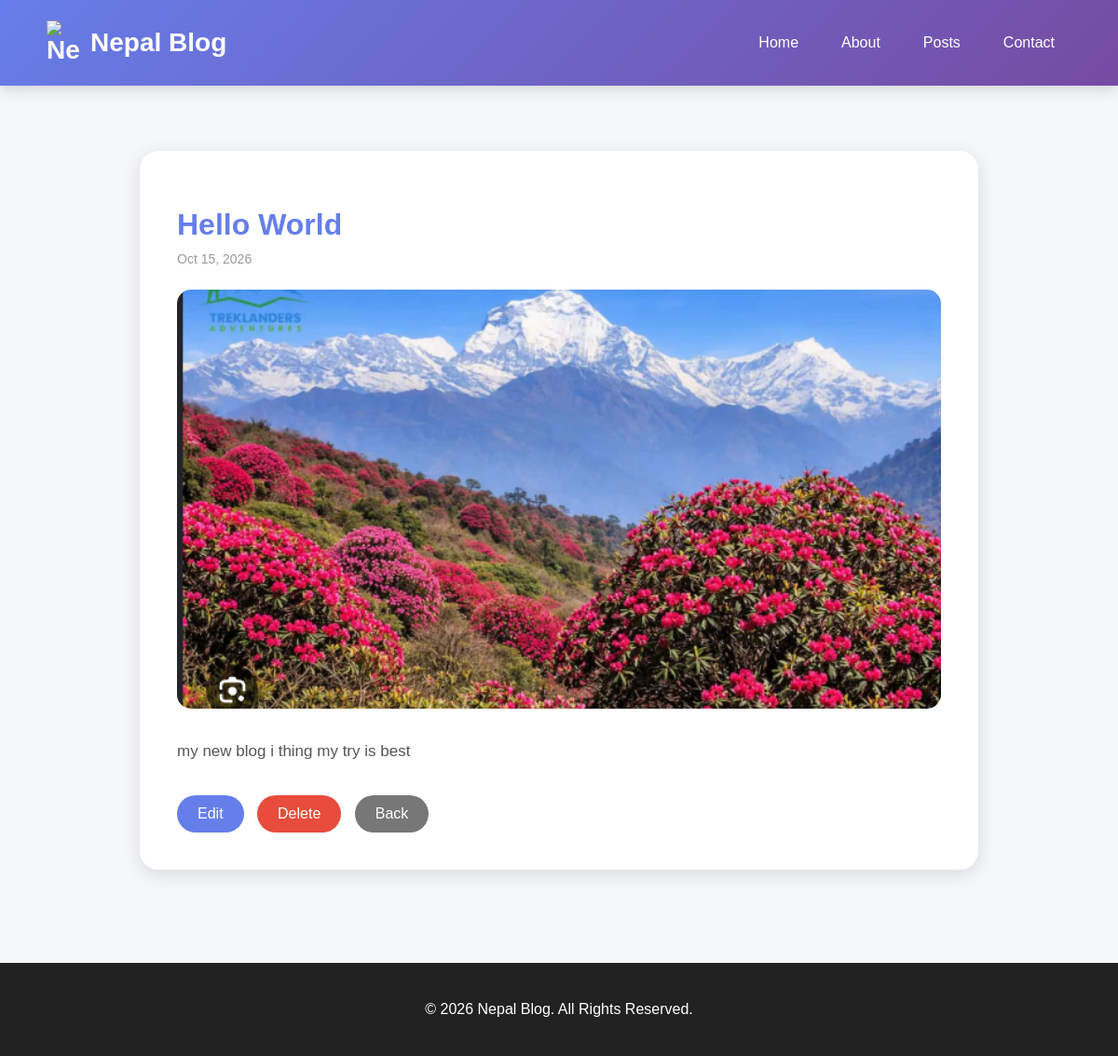
The page /posts/7/ on the database its author committed.
### blog/models.py (models this page shows, shortened)
class Post(models.Model):
    title = models.CharField(max_length=200)
    slug = models.SlugField(unique=True, blank=True, null=True)
    content = models.TextField()
    author = models.ForeignKey(
        settings.AUTH_USER_MODEL,
        on_delete=models.CASCADE,
        null=True,
        blank=True,
    )
    cover_image = models.ImageField(
        upload_to="posts/",
        blank=True,
        null=True
    )
    created_at = models.DateTimeField(auto_now_add=True)
    updated_at = models.DateTimeField(auto_now=True)

### blog/views.py (the view)
# urls.py: path("posts/<int:pk>/", views.post_detail, name="post_detail"),
def post_detail(request, pk):
    post = get_object_or_404(Post, pk=pk)
    return render(request, "blog/post_detail.html", {"post": post})

### blog/templates/blog/post_detail.html (shortened to what this page needs)
{% extends "blog/base.html" %}
{% block content %}
<div class="detail">
    <h1>
        {{ post.title }}
    </h1>
    <div class="date">
        {{ post.created_at|date:"M d, Y" }}
    </div>
    {% if post.cover_image %}
        <img
            src="{{ post.cover_image.url }}"
            alt="{{ post.title }}"
            class="cover"
        >
    {% endif %}
    <div class="content">
        {{ post.content|linebreaks }}
    </div>
    <a
        href="{% url 'post_edit' post.pk %}"
        class="button edit"
    >
        Edit
    </a>
    <a
        href="{% url 'post_delete' post.pk %}"
        class="button delete"
    >
        Delete
    </a>
    <a
        href="{% url 'post_list' %}"
        class="button back"
    >
        Back
    </a>
</div>
{% endblock %}

### blog/templates/blog/base.html (style rules this page uses)
* { box-sizing: border-box; }
body { margin: 0; font-family: Arial, sans-serif; background: #f5f7fb; color: #333; }

### blog/templates/blog/post_detail.html (style rules this page uses)
.detail { max-width: 900px; margin: 50px auto; background: white; padding: 40px; border-radius: 20px; box-shadow: 0 5px 20px rgba(0,0,0,0.12); }
.detail h1 { color: #667eea; margin-bottom: 10px; }
.date { color: #999; font-size: 14px; margin-bottom: 25px; }
.cover { width: 100%; max-height: 450px; object-fit: cover; border-radius: 15px; margin-bottom: 30px; display: block; }
.content { color: #555; line-height: 1.9; font-size: 17px; margin-bottom: 30px; }
.button { display: inline-block; padding: 11px 22px; margin-right: 10px; border-radius: 25px; text-decoration: none; color: white; }
.edit { background: #667eea; }
.delete { background: #e74c3c; }
.back { background: #777; }

### rows shown on the page
Post: title "Hello World", created_at "Oct 15, 2026", cover_image (picture), content "my new blog i thing my try is best"
